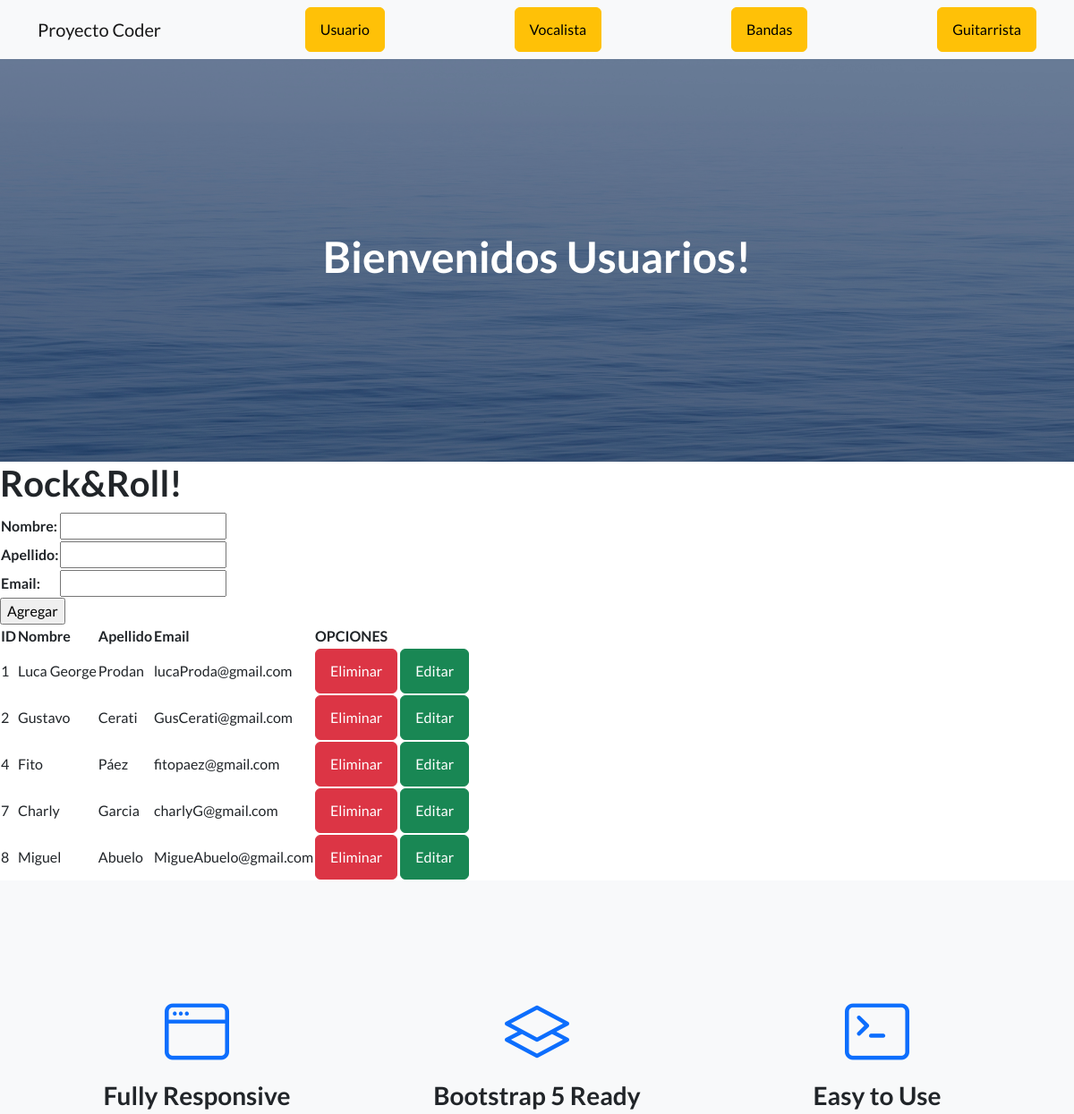
/App1/usuario/ (upper part), run on an earlier commit of the app's database.
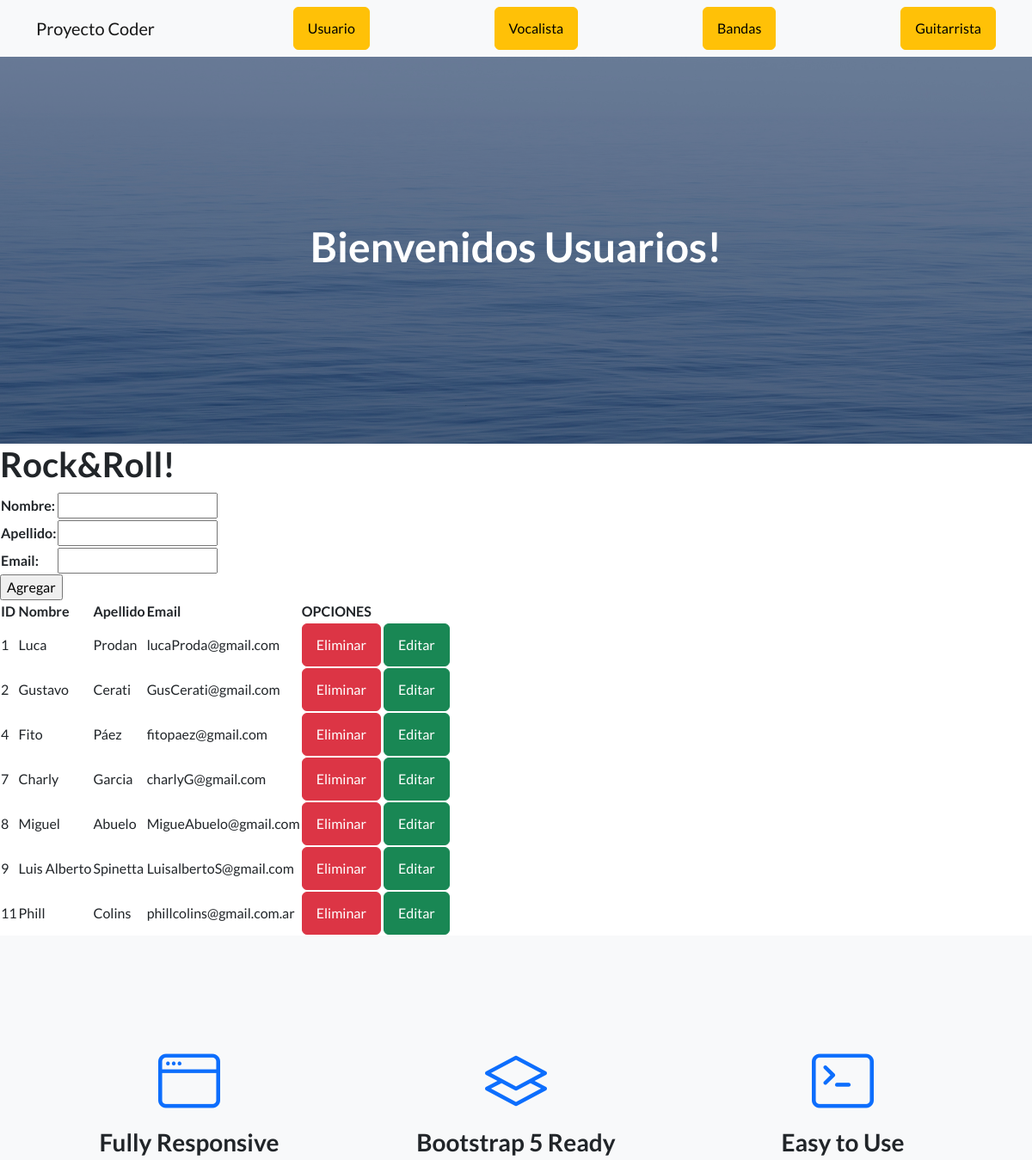
And on a later commit of the database.
### App1/models.py (models this page shows, shortened)
class Usuario(models.Model):
    nombre=models.CharField(max_length=50)
    apellido=models.CharField(max_length=50)
    email=models.EmailField()

### App1/views.py (the view)
# urls.py: path('usuario/', usuario, name="usuario"),
def usuario(request):
    if request.method == "POST":
        form = UsuarioForm(request.POST)
        if form.is_valid():
            nombre = form.cleaned_data['nombre']
            apellido = form.cleaned_data['apellido']
            email = form.cleaned_data['email']
            usuario = Usuario()
            usuario.nombre = nombre
            usuario.apellido = apellido
            usuario.email = email
            usuario.save()
            form = UsuarioForm()
        else:
            pass
    else:
        form = UsuarioForm()
    usuario= Usuario.objects.all()
    contex = {"usuario": usuario, "form": form}
    return render(request,'App1/usuario.html', contex)

### App1/forms.py
class UsuarioForm(forms.Form):
    nombre=forms.CharField(max_length=50)
    apellido=forms.CharField(max_length=50)
    email=forms.EmailField()

### App1/templates/App1/usuario.html (shortened to what this page needs)
{% extends "App1/padre.html" %}
{% load static %}
{% block titulo %}
    <h1>Bienvenidos Usuarios!</h1>
{% endblock %}
{% block contenido_que_cambia %}
    <h1>Rock&Roll!</h1>
    <form action="" method="post">
        <table>
        {{ form.as_table }}
        </table>
               <input type="submit" value="Agregar">
    </form>
    <table>
        <thead>
            <tr>
                <th>ID</th>
                <th>Nombre</th>
                <th>Apellido</th>
                <th>Email</th>
                <th>OPCIONES</th>
            </tr>
        </thead>
        <tbody>
            {% for usuario in usuario %}
            <tr>
                <td>
                    {{ usuario.id }}
                </td>
                <td>
                    {{ usuario.nombre }}
                </td>
                <td>
                    {{ usuario.apellido }}
                </td>
                <td>
                    {{ usuario.email }}
                </td>
                <td>
                    <a class="btn btn-danger", href="{% url 'eliminarUsuario' usuario.id %}"> Eliminar </a>
                    <a class="btn btn-success", href="{% url 'editarUsuario' usuario.id %}"> Editar</a>
                </td>
            </tr>
            {% endfor %}
        </tbody>
    </table>
{% endblock %}

What changed in the data, as far as the page shows it:
changed Usuario "Prodan": nombre "Luca George" → "Luca"
added Usuario: id "9", nombre "Luis Alberto", apellido "Spinetta", email "LuisalbertoS@gmail.com"
added Usuario: id "11", nombre "Phill", apellido "Colins", email "phillcolins@gmail.com.ar"
